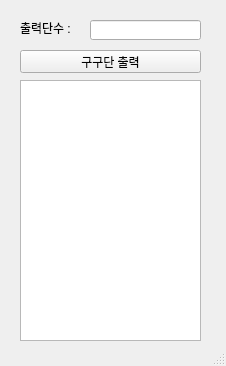
<?xml version="1.0" encoding="UTF-8"?>
<ui version="4.0">
 <class>MainWindow</class>
 <widget class="QMainWindow" name="MainWindow">
  <property name="geometry">
   <rect>
    <x>0</x>
    <y>0</y>
    <width>226</width>
    <height>366</height>
   </rect>
  </property>
  <property name="windowTitle">
   <string>MainWindow</string>
  </property>
  <widget class="QWidget" name="centralwidget">
   <widget class="QLabel" name="lbl">
    <property name="geometry">
     <rect>
      <x>20</x>
      <y>20</y>
      <width>61</width>
      <height>16</height>
     </rect>
    </property>
    <property name="text">
     <string>출력단수 : </string>
    </property>
   </widget>
   <widget class="QLineEdit" name="le">
    <property name="geometry">
     <rect>
      <x>90</x>
      <y>20</y>
      <width>111</width>
      <height>20</height>
     </rect>
    </property>
   </widget>
   <widget class="QTextEdit" name="tv">
    <property name="geometry">
     <rect>
      <x>20</x>
      <y>80</y>
      <width>181</width>
      <height>261</height>
     </rect>
    </property>
   </widget>
   <widget class="QPushButton" name="pb">
    <property name="geometry">
     <rect>
      <x>20</x>
      <y>50</y>
      <width>181</width>
      <height>23</height>
     </rect>
    </property>
    <property name="text">
     <string>구구단 출력</string>
    </property>
   </widget>
  </widget>
  <widget class="QStatusBar" name="statusbar"/>
 </widget>
 <resources/>
 <connections/>
</ui>
